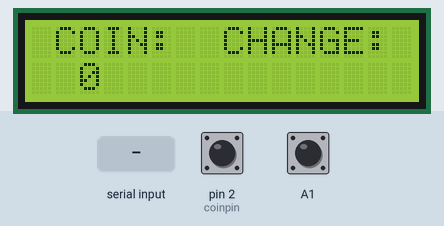
This sketch was run on a simulated Arduino Uno, built with avr-gcc and run on an emulated ATmega328P. Shown: 16×2 character LCD. Inputs (shaded band) come from the test bench; at power-on: A1 HIGH, pin 2 (coinpin) HIGH. What the sketch prints to the serial monitor is not drawn.

Above: at 1.2 s.
1.3 s: A1 pulled LOW for 0.15 s
4.4 s: A1 pulled LOW for 1 s
8.4 s: pin 2 (coinpin) pulled LOW for 0.15 s
At 9.6 s:
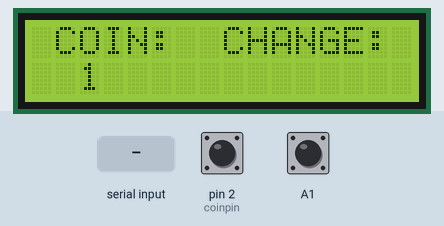
10.0 s: pin 2 (coinpin) pulled LOW for 1 s
At 11.2 s:
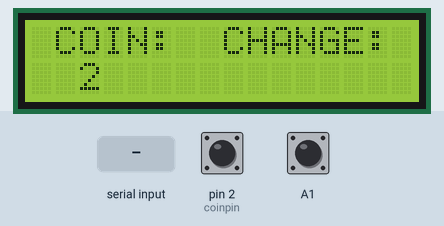
12.5 s: "done" received over Serial
14.1 s: A1 pulled LOW for 0.15 s
At 16.3 s:
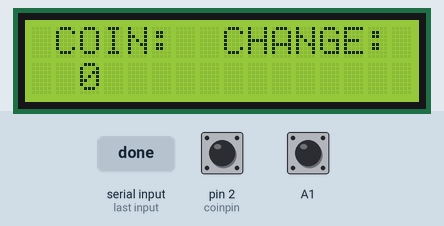
Timing chart, 0 to 17.8 s (numbered marks = the images above; inputs shaded):
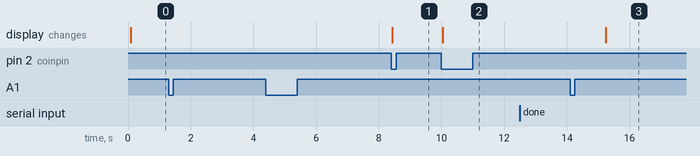

Measured:
- after the input at 1.3 s, every drawn part: stays the same
- after the input at 4.4 s, every drawn part: stays the same
- after the input at 8.4 s, the display: changes at once (image 1)
- after the input at 10.0 s, the display: changes at once (image 2)
- after the input at 12.5 s, every drawn part: stays the same
- after the input at 14.1 s, the display: changes after 1.1 s (image 3)

The sketch:

praktis3.ino
```cpp
#include "uDisplay.h"
void setup()
{
  Serial.begin(9600);
  Serial.setTimeout(100);
  pinMode(A1, INPUT_PULLUP);
  //initAll();
  pinMode(coinpin,INPUT_PULLUP);
  attachInterrupt(0,coinInserted,FALLING);
}

void loop()
{
  Serial.begin(9600);
  Display_Main();
  if (Serial.available()>0){
    String cmd= Serial.readString();
    cmd.trim();
    digitalWrite(4, LOW);
    if (cmd.equals("done")){
      Serial.println("Yey!");
      digitalWrite(4, HIGH);
    }
  }

  if (digitalRead(A1) == LOW){
    digitalWrite(4, LOW);
    Serial.println(coin);
    delay(1000);
    coinDispense();
  }
}
```

uDisplay.h
```cpp
#include <LiquidCrystal_I2C.h>

LiquidCrystal_I2C lcd(0x27,16,2);

int coin = 0;
int coinpin = 2;
int screenWidth = 16;
int screenHeight = 2;
String line1 = "**Cebu-DIYTech**";
String line2 = "Cigarette Stick Vendo Machine!";
int stringStart = 0;
int stringEnd = 0;
int scrollCursor = screenWidth;

void Display_Main()
{
  lcd.begin(screenWidth,screenHeight);
  lcd.backlight();
  lcd.setCursor(0,0);
  lcd.print(" COIN:  CHANGE:");
  lcd.setCursor(2,1);
  lcd.print(coin);
}


void Display_InsertCoin()
{
  lcd.begin(screenWidth,screenHeight);
  lcd.backlight();
  lcd.setCursor(0,0);
  lcd.print("PLS INSERT COIN!");
  lcd.setCursor(2,1);
  lcd.print(coin);
}

void coinInserted()
{
  coin += 1;
}

void coinDispense()
{
  coin = coin - coin;
}

void Display_Home()
{
  lcd.begin(screenWidth,screenHeight);
  lcd.backlight();
  lcd.setCursor(0,0);
  lcd.print(line1);
  lcd.setCursor(scrollCursor,1);
  lcd.print(line2.substring(stringStart,stringEnd));
  delay(10);
  //lcd.clear();

  if(stringStart == 0 && scrollCursor > 0)
  {
    scrollCursor--;
    stringEnd++;
  }
  else if(stringStart == stringEnd)
  {
    stringStart = stringEnd = 0;
    scrollCursor = screenWidth;
  }
  else if(stringEnd == line2.length() && scrollCursor == 0)
  {
    stringStart++;
  }
  else
  {
    stringStart++;
    stringEnd++;
  }
}

void DisplayEmpty()
{
  lcd.begin(screenWidth,screenHeight);
  lcd.backlight();
  lcd.setCursor(0,0);
  lcd.print("CIGARETTE IS");
  lcd.setCursor(2,1);
  lcd.print("EMPTY!");
}
```
